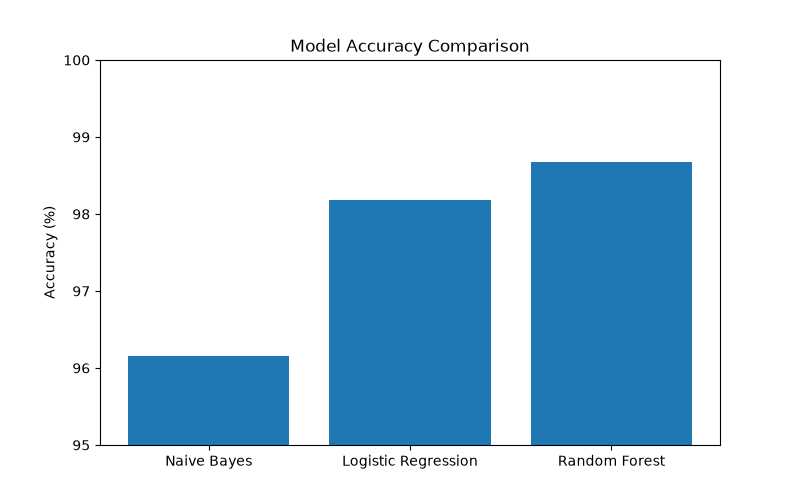

This chart was generated by the following Python code:
import matplotlib.pyplot as plt

models = ["Naive Bayes", "Logistic Regression", "Random Forest"]
accuracy = [96.16, 98.18, 98.67]

plt.figure(figsize=(8,5))
plt.bar(models, accuracy)

plt.title("Model Accuracy Comparison")
plt.ylabel("Accuracy (%)")
plt.ylim(95, 100)

plt.savefig("accuracy_chart.png")
plt.show()
